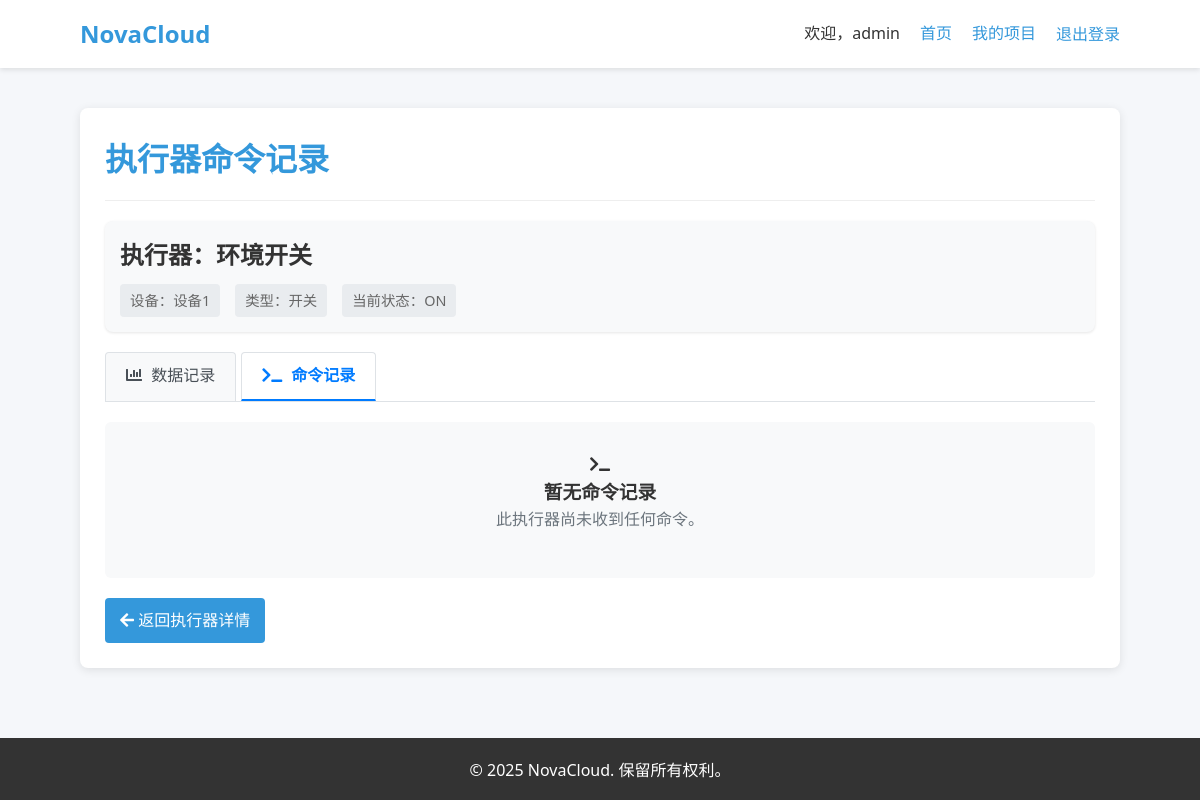
Before: /actuators/1/data/?type=command (signed in) with the older database file.
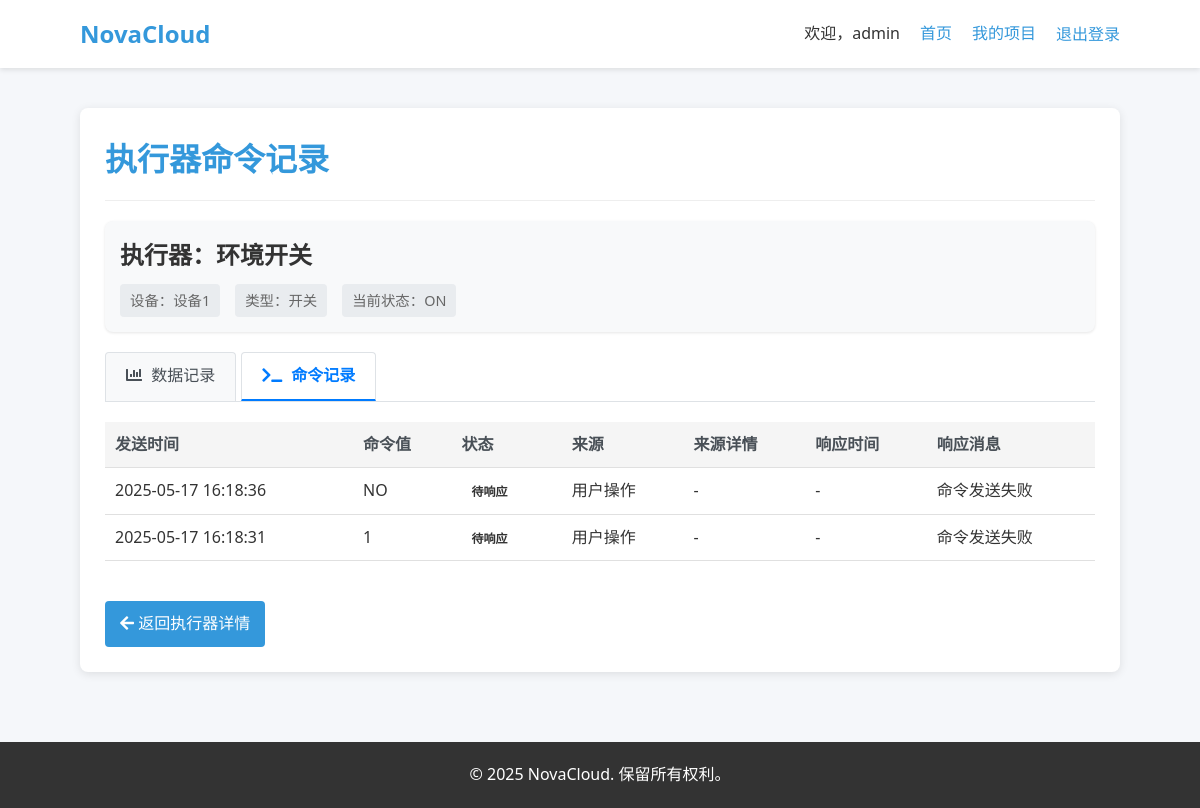
After: the same page with the newer database file.
### iot_devices/models.py (models this page shows, shortened)
class ActuatorCommand(models.Model):
    STATUS_CHOICES = (
        ('pending', '待响应'),
        ('success', '成功'),
        ('failed', '失败'),
        ('timeout', '超时'),
    )
    SOURCE_CHOICES = (
        ('user', '用户操作'),
        ('strategy', '策略触发'),
        ('system', '系统操作'),
    )
    actuator = models.ForeignKey(Actuator, on_delete=models.CASCADE, related_name='commands', verbose_name='执行器')
    timestamp = models.DateTimeField('发送时间', auto_now_add=True)
    command_value = models.CharField('命令值', max_length=100, help_text="发送的命令值")
    status = models.CharField('命令状态', max_length=20, choices=STATUS_CHOICES, default='pending')
    source = models.CharField('命令来源', max_length=20, choices=SOURCE_CHOICES, default='user')
    source_detail = models.CharField('来源详情', max_length=100, blank=True, null=True, help_text="例如：策略名称、用户名等")
    response_time = models.DateTimeField('响应时间', blank=True, null=True)
    response_message = models.TextField('响应消息', blank=True, null=True)
    class Meta:
        verbose_name = '执行器命令'
        verbose_name_plural = '执行器命令'
        ordering = ['-timestamp']
        indexes = [
            models.Index(fields=['actuator', '-timestamp'])
        ]

### iot_devices/views.py (the view)
# urls.py: path('actuators/<int:actuator_id>/data/', views.ActuatorDataListView.as_view(), name='actuator_data_list'),
class ActuatorDataListView(LoginRequiredMixin, ListView):
    model = ActuatorData
    template_name = 'iot_devices/actuator_data_list.html'
    context_object_name = 'data_records'
    paginate_by = 20
    def get_queryset(self):
        self.actuator = get_object_or_404(Actuator, id=self.kwargs['actuator_id'])
        if self.actuator.device.project.owner != self.request.user:
            return ActuatorData.objects.none()
        data_type = self.request.GET.get('type', 'data')
        if data_type == 'command':
            return ActuatorCommand.objects.filter(actuator=self.actuator).order_by('-timestamp')
        else:
            return ActuatorData.objects.filter(actuator=self.actuator).order_by('-timestamp')
    def get_context_data(self, **kwargs):
        context = super().get_context_data(**kwargs)
        context['actuator'] = self.actuator
        context['device'] = self.actuator.device
        context['data_type'] = self.request.GET.get('type', 'data')
        return context

### templates/iot_devices/actuator_data_list.html (shortened to what this page needs)
{% extends 'base.html' %}
{% block content %}
<div class="content-section">
    <div class="section-header">
        <h1>执行器{% if data_type == 'command' %}命令记录{% else %}数据记录{% endif %}</h1>
    </div>
    <div class="actuator-info">
        <h2>执行器：{{ actuator.name }}</h2>
        <div class="actuator-meta">
            <span class="device-info">设备：{{ device.name }}</span>
            <span class="type-info">类型：{{ actuator.actuator_type }}</span>
            <span class="status-info">当前状态：{{ actuator.current_state|default:"未知" }}</span>
        </div>
    </div>
    <div class="data-type-tabs">
        <a href="?type=data" class="tab-button {% if data_type == 'data' %}active{% endif %}">
            <i class="fas fa-chart-bar"></i> 数据记录
        </a>
        <a href="?type=command" class="tab-button {% if data_type == 'command' %}active{% endif %}">
            <i class="fas fa-terminal"></i> 命令记录
        </a>
    </div>
    {% if data_records %}
        <div class="table-responsive">
            <table class="data-table">
                <thead>
                    <tr>
                        {% if data_type == 'command' %}
                            <th>发送时间</th>
                            <th>命令值</th>
                            <th>状态</th>
                            <th>来源</th>
                            <th>来源详情</th>
                            <th>响应时间</th>
                            <th>响应消息</th>
                        {% else %}
                            <th>记录时间</th>
                            <th>状态值</th>
                            <th>数据来源</th>
                        {% endif %}
                    </tr>
                </thead>
                <tbody>
                    {% for record in data_records %}
                    <tr>
                        {% if data_type == 'command' %}
                            <td>{{ record.timestamp|date:"Y-m-d H:i:s" }}</td>
                            <td>{{ record.command_value }}</td>
                            <td>
                                <span class="badge {% if record.status == 'success' %}badge-success{% elif record.status == 'pending' %}badge-warning{% else %}badge-danger{% endif %}">
                                    {{ record.get_status_display }}
                                </span>
                            </td>
                            <td>{{ record.get_source_display }}</td>
                            <td>{{ record.source_detail|default:"-" }}</td>
                            <td>{{ record.response_time|date:"Y-m-d H:i:s"|default:"-" }}</td>
                            <td>{{ record.response_message|default:"-" }}</td>
                        {% else %}
                            <td>{{ record.timestamp|date:"Y-m-d H:i:s" }}</td>
                            <td>{{ record.value }}</td>
                            <td>{{ record.source }}</td>
                        {% endif %}
                    </tr>
                    {% endfor %}
                </tbody>
            </table>
        </div>
    {% else %}
        <div class="no-data">
            <div class="no-data-icon">
                {% if data_type == 'command' %}
                    <i class="fas fa-terminal"></i>
                {% else %}
                    <i class="fas fa-chart-line"></i>
                {% endif %}
            </div>
            <h3>暂无{% if data_type == 'command' %}命令{% else %}数据{% endif %}记录</h3>
            <p>此执行器尚未{% if data_type == 'command' %}收到任何命令{% else %}上报任何数据{% endif %}。</p>
        </div>
    {% endif %}
    <div class="back-link">
        <a href="{% url 'iot_devices:actuator_detail' actuator.id %}" class="btn btn-light">
            <i class="fas fa-arrow-left"></i> 返回执行器详情
        </a>
    </div>
</div>
{% endblock %}

Changed rows visible on the page:
added ActuatorCommand: timestamp "2025-05-17 16:18:36", command_value "NO", status "待响应", source "用户操作", source_detail "-", response_time "-", response_message "命令发送失败"
added ActuatorCommand: timestamp "2025-05-17 16:18:31", command_value "1", status "待响应", source "用户操作", source_detail "-", response_time "-", response_message "命令发送失败"
Other visible differences:
text no longer shown: "暂无 命令 记录 此执行器尚未 收到任何命令 。"
text now shown: "发送时间 命令值 状态 来源 来源详情 响应时间 响应消息"
